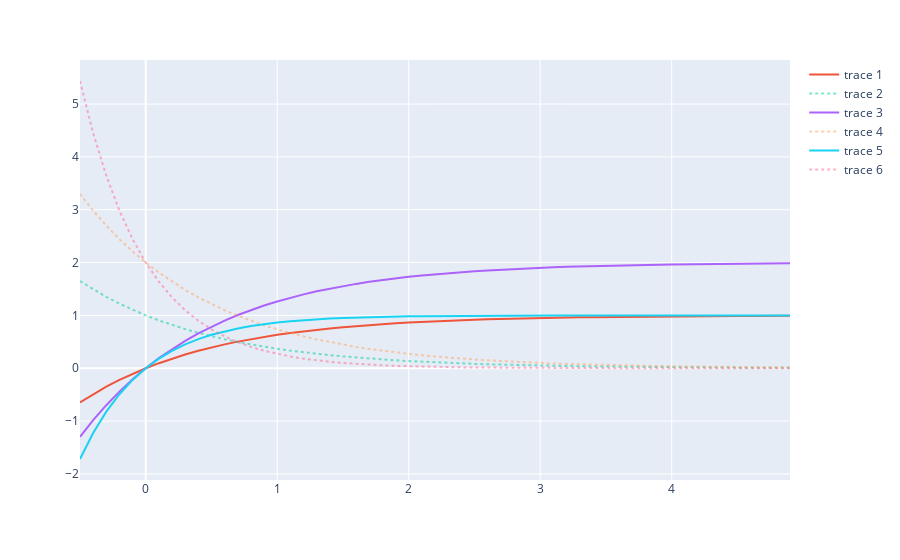

Here is the notebook cell this chart was saved with:
### Code cell
ttpm1= 1, 1
ttpm2= 2, 1
ttpm3= 1, 2

xrange = np.arange(-0.5, 5, 0.1)
newfig = px.line()
for testparams in (ttpm1, ttpm2, ttpm3):
    newfig.add_scatter(x=xrange, y=neg_growth(xrange, *testparams), mode="lines")
    newfig.add_scatter(x=xrange, y=neg_growth_derivative(xrange, *testparams), opacity=0.5, line=dict(dash="dot"))

newfig.show()
